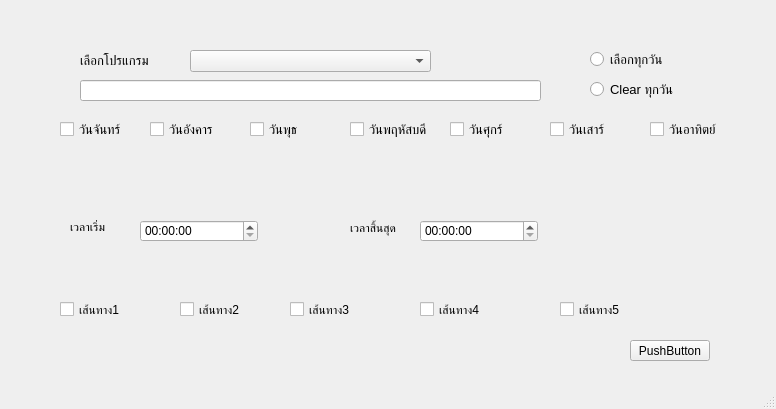
<?xml version="1.0" encoding="UTF-8"?>
<ui version="4.0">
 <class>frmtimer</class>
 <widget class="QMainWindow" name="frmtimer">
  <property name="geometry">
   <rect>
    <x>0</x>
    <y>0</y>
    <width>776</width>
    <height>409</height>
   </rect>
  </property>
  <property name="windowTitle">
   <string>MainWindow</string>
  </property>
  <widget class="QWidget" name="centralwidget">
   <widget class="QComboBox" name="cboProgram">
    <property name="geometry">
     <rect>
      <x>190</x>
      <y>50</y>
      <width>241</width>
      <height>22</height>
     </rect>
    </property>
    <property name="font">
     <font>
      <pointsize>10</pointsize>
     </font>
    </property>
   </widget>
   <widget class="QRadioButton" name="chkAllDay">
    <property name="geometry">
     <rect>
      <x>590</x>
      <y>50</y>
      <width>84</width>
      <height>19</height>
     </rect>
    </property>
    <property name="font">
     <font>
      <pointsize>10</pointsize>
     </font>
    </property>
    <property name="text">
     <string>เลือกทุกวัน</string>
    </property>
   </widget>
   <widget class="QRadioButton" name="chkClearDay">
    <property name="geometry">
     <rect>
      <x>590</x>
      <y>80</y>
      <width>84</width>
      <height>19</height>
     </rect>
    </property>
    <property name="font">
     <font>
      <pointsize>10</pointsize>
     </font>
    </property>
    <property name="text">
     <string>Clear ทุกวัน</string>
    </property>
   </widget>
   <widget class="QCheckBox" name="chkMonday">
    <property name="geometry">
     <rect>
      <x>60</x>
      <y>120</y>
      <width>72</width>
      <height>19</height>
     </rect>
    </property>
    <property name="font">
     <font>
      <pointsize>10</pointsize>
     </font>
    </property>
    <property name="text">
     <string>วันจันทร์</string>
    </property>
   </widget>
   <widget class="QCheckBox" name="chkTueday">
    <property name="geometry">
     <rect>
      <x>150</x>
      <y>120</y>
      <width>72</width>
      <height>19</height>
     </rect>
    </property>
    <property name="font">
     <font>
      <pointsize>10</pointsize>
     </font>
    </property>
    <property name="text">
     <string>วันอังคาร</string>
    </property>
   </widget>
   <widget class="QCheckBox" name="chkWebnesday">
    <property name="geometry">
     <rect>
      <x>250</x>
      <y>120</y>
      <width>72</width>
      <height>19</height>
     </rect>
    </property>
    <property name="font">
     <font>
      <pointsize>10</pointsize>
     </font>
    </property>
    <property name="text">
     <string>วันพุธ</string>
    </property>
   </widget>
   <widget class="QCheckBox" name="chkThurday">
    <property name="geometry">
     <rect>
      <x>350</x>
      <y>120</y>
      <width>81</width>
      <height>19</height>
     </rect>
    </property>
    <property name="font">
     <font>
      <pointsize>10</pointsize>
     </font>
    </property>
    <property name="text">
     <string>วันพฤหัสบดี</string>
    </property>
   </widget>
   <widget class="QCheckBox" name="chkFriday">
    <property name="geometry">
     <rect>
      <x>450</x>
      <y>120</y>
      <width>72</width>
      <height>19</height>
     </rect>
    </property>
    <property name="font">
     <font>
      <pointsize>10</pointsize>
     </font>
    </property>
    <property name="text">
     <string>วันศุกร์</string>
    </property>
   </widget>
   <widget class="QCheckBox" name="chkSaturday">
    <property name="geometry">
     <rect>
      <x>550</x>
      <y>120</y>
      <width>72</width>
      <height>19</height>
     </rect>
    </property>
    <property name="font">
     <font>
      <pointsize>10</pointsize>
     </font>
    </property>
    <property name="text">
     <string>วันเสาร์</string>
    </property>
   </widget>
   <widget class="QCheckBox" name="chkSunday">
    <property name="geometry">
     <rect>
      <x>650</x>
      <y>120</y>
      <width>72</width>
      <height>19</height>
     </rect>
    </property>
    <property name="font">
     <font>
      <pointsize>10</pointsize>
     </font>
    </property>
    <property name="text">
     <string>วันอาทิตย์</string>
    </property>
   </widget>
   <widget class="QTimeEdit" name="timeEditStart">
    <property name="geometry">
     <rect>
      <x>140</x>
      <y>220</y>
      <width>118</width>
      <height>22</height>
     </rect>
    </property>
   </widget>
   <widget class="QTimeEdit" name="timeEditEnd">
    <property name="geometry">
     <rect>
      <x>420</x>
      <y>220</y>
      <width>118</width>
      <height>22</height>
     </rect>
    </property>
   </widget>
   <widget class="QCheckBox" name="chkRoute1">
    <property name="geometry">
     <rect>
      <x>60</x>
      <y>300</y>
      <width>72</width>
      <height>19</height>
     </rect>
    </property>
    <property name="text">
     <string>เส้นทาง1</string>
    </property>
   </widget>
   <widget class="QCheckBox" name="chkRoute2">
    <property name="geometry">
     <rect>
      <x>180</x>
      <y>300</y>
      <width>72</width>
      <height>19</height>
     </rect>
    </property>
    <property name="text">
     <string>เส้นทาง2</string>
    </property>
   </widget>
   <widget class="QCheckBox" name="chkRoute3">
    <property name="geometry">
     <rect>
      <x>290</x>
      <y>300</y>
      <width>72</width>
      <height>19</height>
     </rect>
    </property>
    <property name="text">
     <string>เส้นทาง3</string>
    </property>
   </widget>
   <widget class="QCheckBox" name="chkRoute4">
    <property name="geometry">
     <rect>
      <x>420</x>
      <y>300</y>
      <width>72</width>
      <height>19</height>
     </rect>
    </property>
    <property name="text">
     <string>เส้นทาง4</string>
    </property>
   </widget>
   <widget class="QCheckBox" name="chkRoute5">
    <property name="geometry">
     <rect>
      <x>560</x>
      <y>300</y>
      <width>72</width>
      <height>19</height>
     </rect>
    </property>
    <property name="text">
     <string>เส้นทาง5</string>
    </property>
   </widget>
   <widget class="QLineEdit" name="txtMessage">
    <property name="geometry">
     <rect>
      <x>80</x>
      <y>80</y>
      <width>461</width>
      <height>21</height>
     </rect>
    </property>
   </widget>
   <widget class="QPushButton" name="btnSave">
    <property name="geometry">
     <rect>
      <x>630</x>
      <y>340</y>
      <width>80</width>
      <height>21</height>
     </rect>
    </property>
    <property name="text">
     <string>PushButton</string>
    </property>
   </widget>
   <widget class="QLabel" name="label">
    <property name="geometry">
     <rect>
      <x>70</x>
      <y>220</y>
      <width>47</width>
      <height>13</height>
     </rect>
    </property>
    <property name="text">
     <string>เวลาเริ่ม</string>
    </property>
   </widget>
   <widget class="QLabel" name="label_2">
    <property name="geometry">
     <rect>
      <x>350</x>
      <y>220</y>
      <width>51</width>
      <height>16</height>
     </rect>
    </property>
    <property name="text">
     <string>เวลาสิ้นสุด</string>
    </property>
   </widget>
   <widget class="QLabel" name="label_3">
    <property name="geometry">
     <rect>
      <x>80</x>
      <y>50</y>
      <width>81</width>
      <height>20</height>
     </rect>
    </property>
    <property name="font">
     <font>
      <pointsize>10</pointsize>
     </font>
    </property>
    <property name="text">
     <string>เลือกโปรแกรม</string>
    </property>
   </widget>
  </widget>
  <widget class="QMenuBar" name="menubar">
   <property name="geometry">
    <rect>
     <x>0</x>
     <y>0</y>
     <width>776</width>
     <height>20</height>
    </rect>
   </property>
  </widget>
  <widget class="QStatusBar" name="statusbar"/>
 </widget>
 <resources/>
 <connections/>
</ui>
